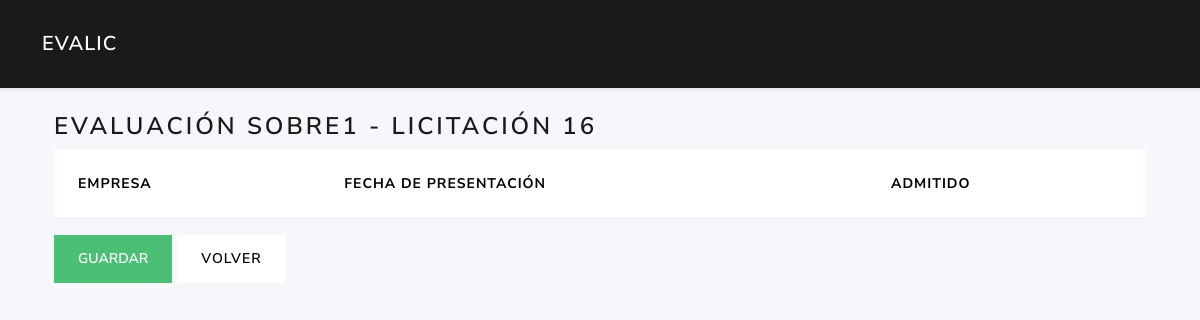
The page /ofertas/16/evaluar_sobre1 on the database as committed earlier.
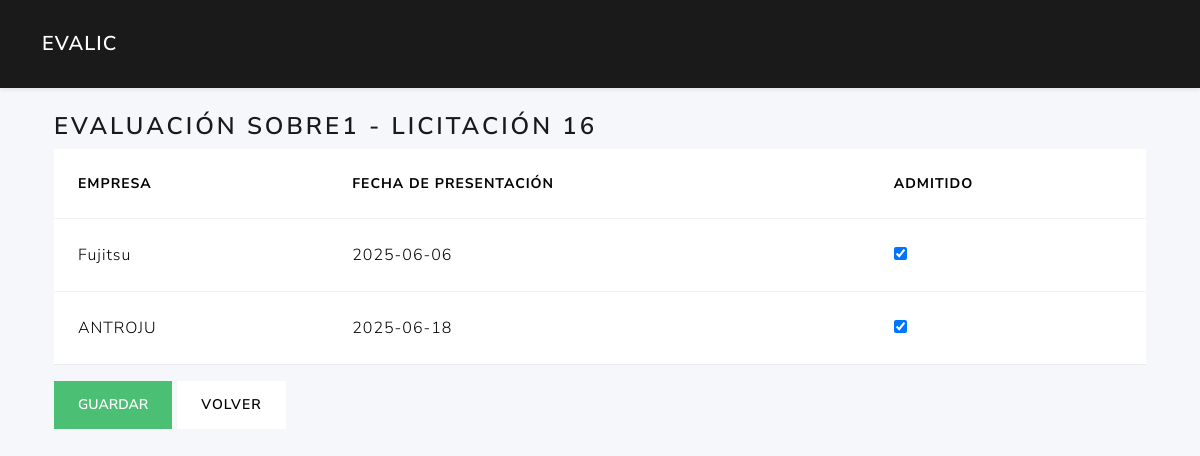
The same page on the database as committed later.
### tables this page shows
CREATE TABLE ofertas (
        fechapresentacion TEXT NOT NULL,
        admitidasobre1 INTEGER,             
        licitacion_id INTEGER NOT NULL,
        licitante_id INTEGER NOT NULL,
        PRIMARY KEY (licitacion_id,licitante_id)                                       
        FOREIGN KEY (licitacion_id) REFERENCES licitaciones(id)
        FOREIGN KEY (licitante_id) REFERENCES licitantes(id)                                                           
    );

CREATE TABLE licitantes (
        id  INTEGER PRIMARY KEY AUTOINCREMENT,
        nombreempresa TEXT NOT NULL,
        cif text NOT NULL,
        direccion text,
        ciudad text,
        provincia text,
        telefono text,
        email text                                                                                                                            
    );

### routes/ofertas_routes.py (the view, shortened to what this page needs)
@ofertas_bp.route('/<int:licitacion_id>/evaluar_sobre1', methods=['GET', 'POST'])
def evaluar_sobre1(licitacion_id):
    ofertas = list_ofertas_logic(licitacion_id)
    return render_template('ofertas/evaluar_sobre1.html',
                           ofertas=ofertas,
                           licitacion_id=licitacion_id)

### models/dao.py (called while the page is built)
def close_connection(exception):
    db = getattr(g, '_database', None)
    if db is not None:
        db.close()

def get_db(app):
    if 'sqlite_db' not in g:
        g.sqlite_db = sqlite3.connect(
            app.config['DATABASE'],
            detect_types=sqlite3.PARSE_DECLTYPES
        )
        g.sqlite_db.row_factory = sqlite3.Row
    return g.sqlite_db

### models/ofertas_data.py (called while the page is built)
def list_ofertas(db, licitacion_id=None):
    query = """
        SELECT o.licitacion_id, o.licitante_id, o.fechapresentacion, o.admitidasobre1, l.nombreempresa
        FROM ofertas o
        JOIN licitantes l ON o.licitante_id = l.id
    """
    params = ()
    if licitacion_id:
        query += " WHERE o.licitacion_id=?"
        params = (licitacion_id,)
    query += " ORDER BY o.licitacion_id, o.licitante_id"
    cur = db.execute(query, params)
    return cur.fetchall()

### services/oferta_service.py (called while the page is built)
def list_ofertas_logic(licitacion_id=None):
    db = get_db(current_app)
    return list_ofertas(db, licitacion_id)

### templates/ofertas/evaluar_sobre1.html (shortened to what this page needs)
{% extends 'base.html' %}
{% block content %}
<div class="container">
  <h3>Evaluación Sobre1 - Licitación {{ licitacion_id }}</h3>
  <form method="post">
    <table class="table">
      <thead>
        <tr>
          <th>Empresa</th>
          <th>Fecha de presentación</th>
          <th>Admitido</th>
        </tr>
      </thead>
      <tbody>
        {% for o in ofertas %}
        <tr>
          <td>{{ o.nombreempresa }}</td>
          <td>{{ o.fechapresentacion }}</td>
          <td>
            <input type="checkbox" name="admitidasobre1_{{ o.licitante_id }}" {% if o.admitidasobre1 %}checked{% endif %}>
          </td>
        </tr>
        {% endfor %}
      </tbody>
    </table>
    <button type="submit" class="btn btn-success">Guardar</button>
    <a href="{{ url_for('licitaciones.edit_licitacion_route', lic_id=licitacion_id) }}" class="btn btn-secondary">Volver</a>
  </form>
</div>
{% endblock %}

Rows that differ between the two databases and show on the page:
added ofertas: nombreempresa "Fujitsu", fechapresentacion "2025-06-06", admitidasobre1 "☑"
added ofertas: nombreempresa "ANTROJU", fechapresentacion "2025-06-18", admitidasobre1 "☑"
